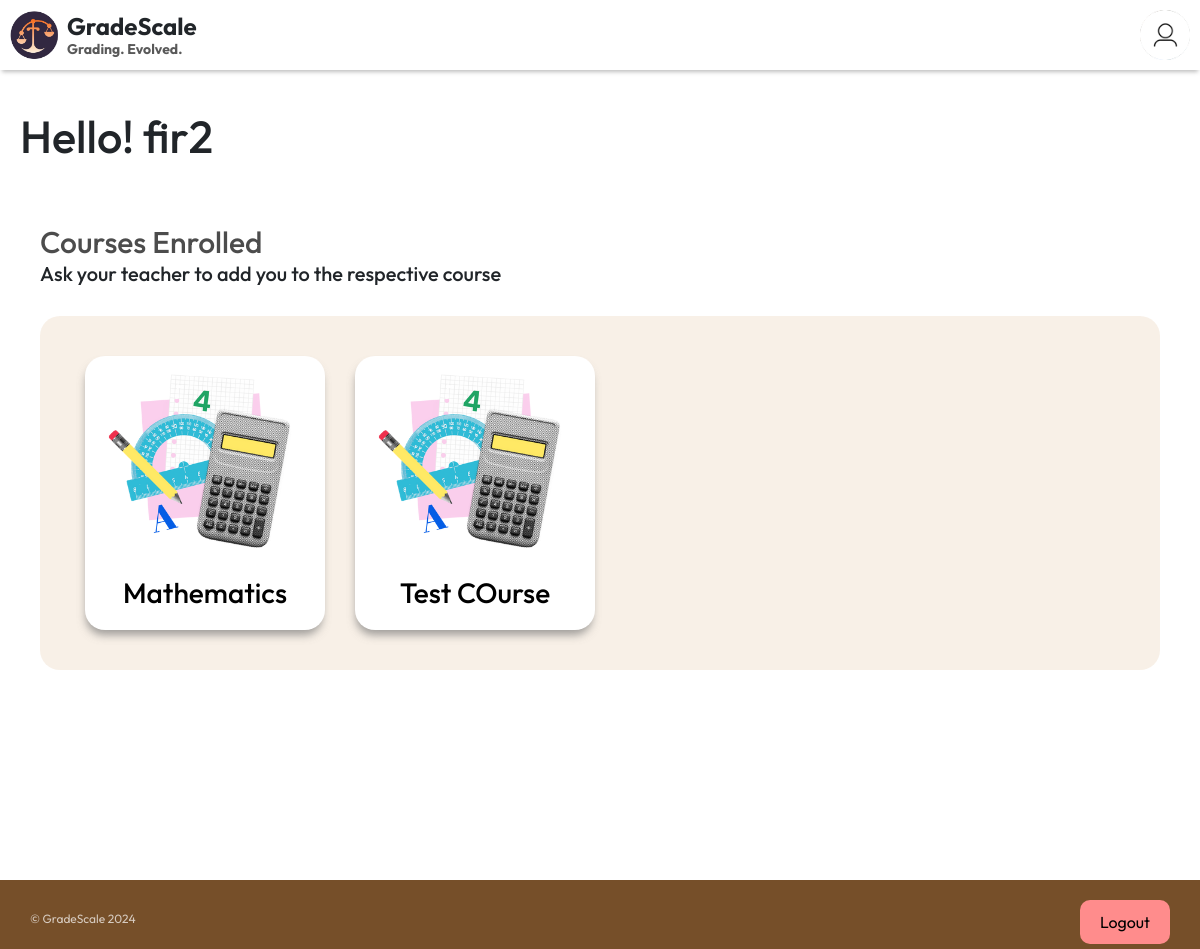
The app's page /student/dashboard (signed in), older data.
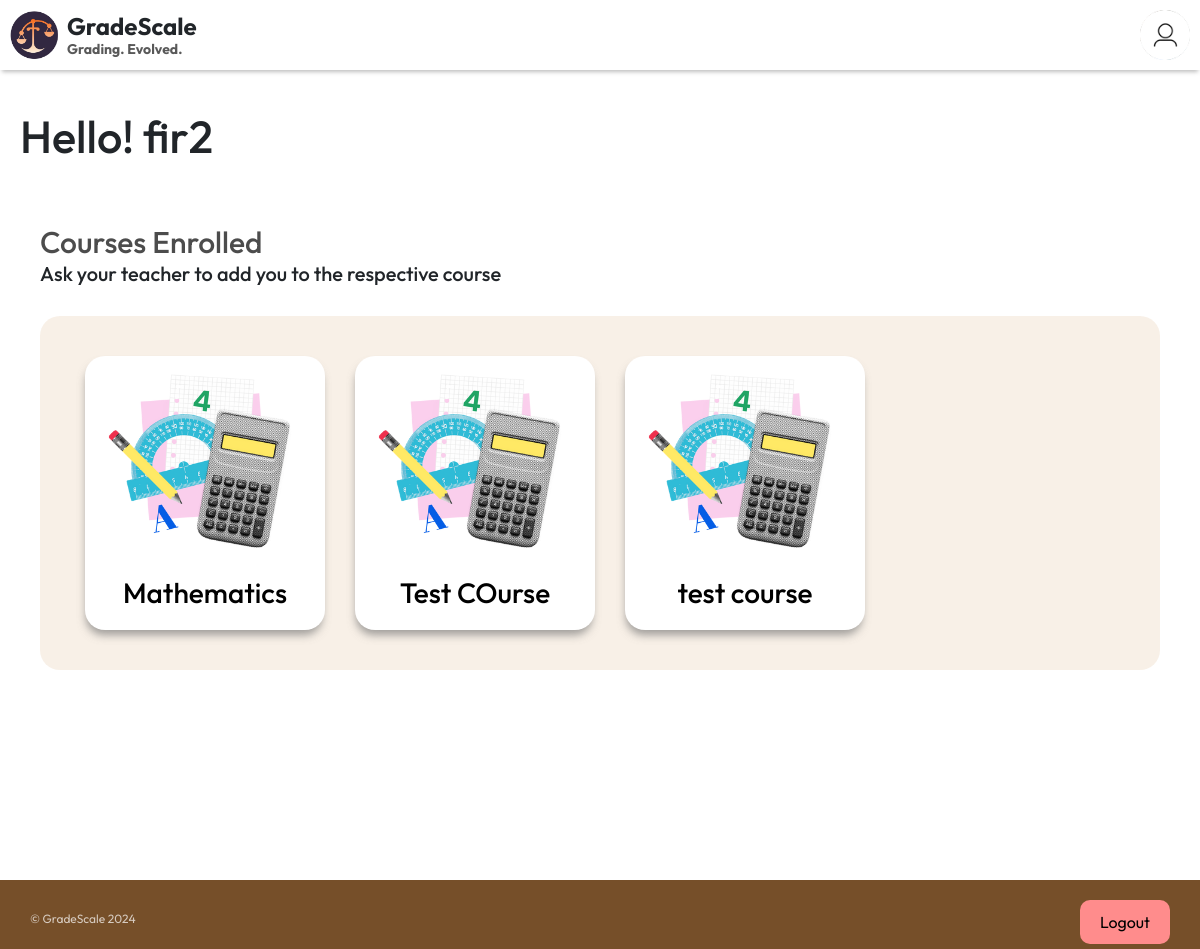
The same page, newer data.
### tables this page shows
CREATE TABLE Courses (
    CourseID INTEGER PRIMARY KEY AUTOINCREMENT,
    UserID INTEGER,
    CourseName TEXT NOT NULL,
    FOREIGN KEY (UserID) REFERENCES Users(UserID)
);

### main.py (the view)
@app.route("/student/dashboard")
def student_home():
    if session.get("isteacher"):
        return redirect('/')
    courses = bf.get_student_courses(bf.create_connection(), session.get("userid"))
    return render_template('student/index.html', courses=courses)

### backendfunctions.py (called while the page is built)
def create_connection(db_file="database.db"):
    conn = None
    try:
        conn = sqlite3.connect(db_file)
        print(sqlite3.version)
    except sqlite3.Error as e:
        print(e)
    return conn

def get_student_courses(conn, user_id):
    try:
        sql = "SELECT CourseID, CourseName FROM Courses WHERE CourseID IN (SELECT CourseID FROM Enrollments WHERE StudentUserID = ?)"
        cursor = conn.cursor()
        cursor.execute(sql, (user_id,))
        rows = cursor.fetchall()
        return rows
    except sqlite3.Error as e:
        print(e)
        return None

### templates/student/index.html (shortened to what this page needs)
{% extends "student/studentlayout.html" %}
{% block content %}
    <div id="container" style="min-height: 90vh;">
      <h1 style="margin: 20px; margin-top: 40px; font-size:45px;">Hello! {{session["name"]}}</h1>
      <div class="section-cards">
        <div class="subjects">
          <h2 style="margin-bottom: 1px;padding-bottom: 1px;">Courses Enrolled</h2>
          <h5 style="margin-bottom: 30px;">Ask your teacher to add you to the respective course</h5>
          <div class="cards-container" id="TOC">
            {% for course in courses %}
            <div>
              <a href="/student/course/{{course[0]}}" style="text-decoration: none; color: black;">
                <img src="{{url_for('static', filename='calculator.png')}}" />
                <h3>{{course[1]}}</h3></a>
            </div>
            {% endfor %}
          </div>
        </div>
        </div>
      </div>
{% endblock %}

Row changes from the older to the newer data that the page shows:
added Courses: CourseName "test course"
